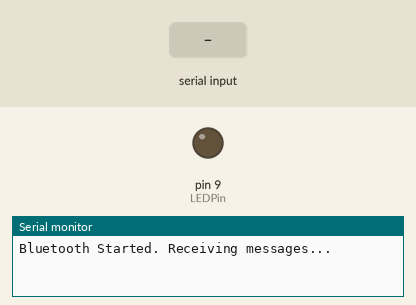
Simulated run of this sketch. Board: Arduino Uno, built with avr-gcc and run on an emulated ATmega328P. Shown: output pins drawn as LEDs (lit = HIGH), the last lines printed to the serial monitor. The inputs (shaded band) are chosen by the test bench.

Above: at 1.2 s.
1.3 s: "ON\n" received over the second serial link
At 2.4 s:
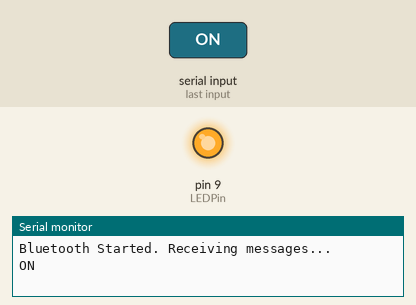
2.8 s: "90,45\n" received over the second serial link
At 3.5 s:
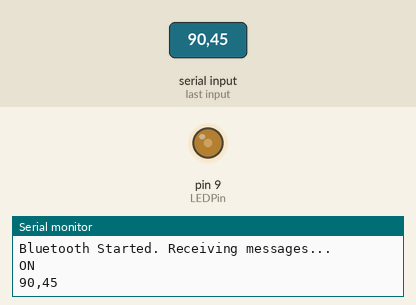
4.3 s: "200\n" received over the second serial link
At 4.6 s:
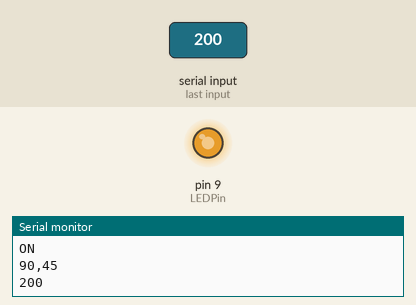
5.8 s: "90\n" received over the second serial link
At 7.0 s:
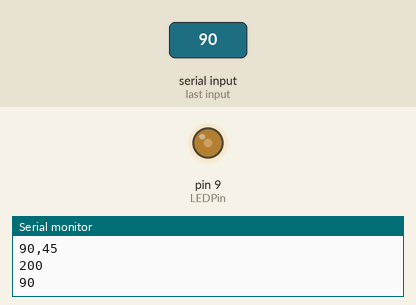
Timing chart, 0 to 8.3 s (numbered marks = the images above; inputs shaded):
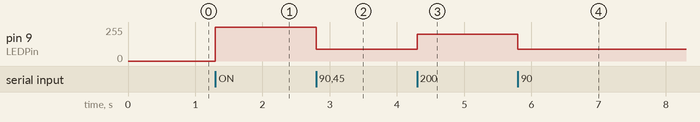

The sketch:

PWM-LED.ino
```cpp
#include <SoftwareSerial.h>

const int rxPin = 2;  // HC-05 TX pin
const int txPin = 3;  // HC-05 RX pin
const int LEDPin = 9;
int value = 0;
String message = "";

SoftwareSerial BTSerial(rxPin, txPin);

void setup() {
  pinMode(LEDPin, OUTPUT);
  digitalWrite(LEDPin, LOW);

  // serial monitor baudrate
  Serial.begin(115200);

  // Bluetooth module connection baudrate
  BTSerial.begin(38400);

  Serial.println("Bluetooth Started. Receiving messages...");
}

void loop() {
  // read received messge until reaching new line
  if (BTSerial.available()) {
      String message = BTSerial.readStringUntil('\n');
      message.trim();

      // Check received message and control output accordingly
      if (message == "OFF") {
        digitalWrite(LEDPin, LOW);
      } else if (message == "ON") {
        digitalWrite(LEDPin, HIGH);
      } else {
        int value = message.toInt();
        if (value >= 0 && value <= 255) {
          analogWrite(LEDPin, value);
        } else {
          Serial.println("Invalid value. It must be between 0 and 255.");
        }
      }
      //print message in serial monitor
      Serial.println(message);
    }
}
```

Measured:
- after the input at 1.3 s, pin 9 (LEDPin): 0/255 → 255/255 at once
- after the input at 2.8 s, pin 9 (LEDPin): 255/255 → 90/255 at once
- after the input at 4.3 s, pin 9 (LEDPin): 90/255 → 200/255 at once
- after the input at 5.8 s, pin 9 (LEDPin): 200/255 → 90/255 at once
